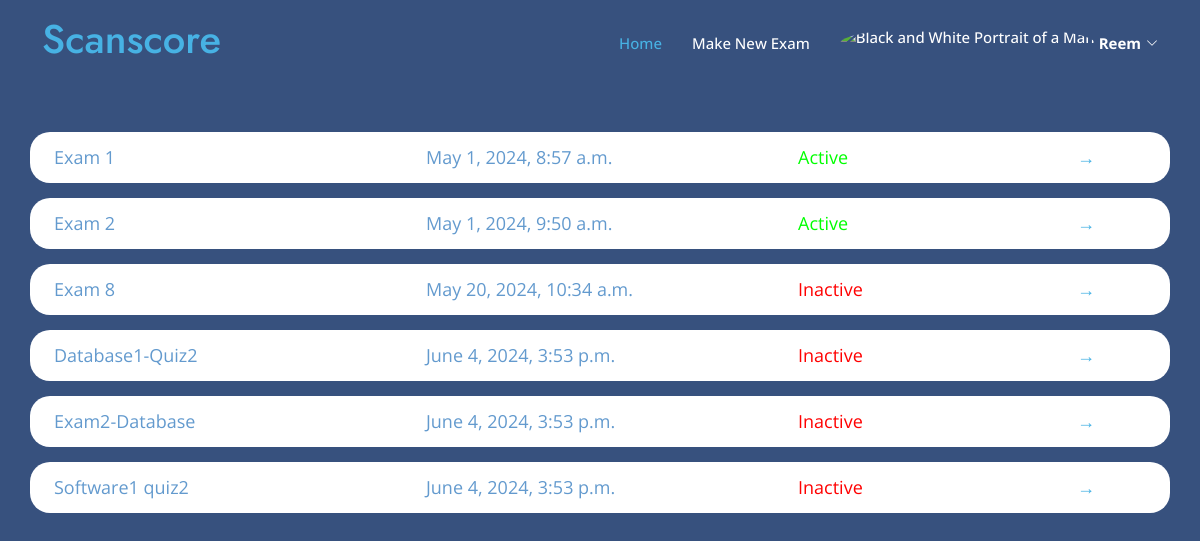
The app's page /teacher_dashboard/ (signed in) with its own data.
### myapp/models.py (models this page shows)
class User(AbstractUser):
    userType = models.CharField(max_length=10, choices=[('teacher', 'Teacher'), ('student', 'Student')])

class Exam(models.Model):
    name = models.CharField(max_length=100)
    teacher = models.ForeignKey(User, on_delete=models.CASCADE)
    question= models.TextField(max_length=10000)
    model_answer = models.TextField(max_length=10000)
    keywordsList = models.TextField(max_length=10000,null=True,blank=True)
    is_active = models.BooleanField(default=False)
    time_created = models.DateTimeField(auto_now_add=True)
    time_updated = models.DateTimeField(auto_now=True)
    ocr_graded = models.BooleanField(default=False)

### myapp/views.py (the view)
# urls.py: path('teacher_dashboard/', views.teacher_dashboard, name='teacher_dashboard'),
def teacher_dashboard(request):
    if not hasattr(request.user, 'teacher'): # Check if the user is a teacher
        return HttpResponseForbidden("You are not authorized to view this page.")
    exams = Exam.objects.filter(teacher=request.user)
    return render(request, 'myapp/teacher/teacher_dashboard.html', {'exams': exams})

### templates/myapp/teacher/teacher_dashboard.html (shortened to what this page needs)
{% load static %}
<!DOCTYPE html>
<html lang="en">
<head>
    <link href="{% static 'vendor/aos/aos.css' %}" rel="stylesheet">
    <link href="{% static 'vendor/bootstrap/css/bootstrap.min.css' %}" rel="stylesheet">
    <link href="{% static 'vendor/bootstrap-icons/bootstrap-icons.css' %}" rel="stylesheet">
    <link href="{% static 'vendor/boxicons/css/boxicons.min.css' %}" rel="stylesheet">
    <link href="{% static 'vendor/glightbox/css/glightbox.min.css' %}" rel="stylesheet">
    <link href="{% static 'vendor/remixicon/remixicon.css' %}" rel="stylesheet">
    <link href="{% static 'vendor/swiper/swiper-bundle.min.css' %}" rel="stylesheet">
    <link href="{% static 'css/style1.css' %}" rel="stylesheet">
</head>
<body>
    <header id="header" class="fixed-top">
        <div class="container d-flex align-items-center justify-content-between">
            <h1 class="me-auto"><a href="{% url 'teacher_dashboard' %}">Scanscore</a></h1>
            <nav id="navbar" class="navbar order-last order-lg-0">
                <ul>
                    <li><a class="nav-link scrollto active" href="{% url 'teacher_dashboard' %}">Home</a></li>
                    <li><a class="nav-link scrollto" href="{% url 'create_exam' %}">Make New Exam</a></li>
                    <li class="dropdown">
                        <a href="#">
                            <img src="https://mdbcdn.b-cdn.net/img/Photos/new-templates/bootstrap-profiles/avatar-2.webp"
                                class="rounded-circle" height="35" alt="Black and White Portrait of a Man"
                                loading="lazy" />
                            <strong class="d-none d-sm-block ms-1">{{ user.first_name }}</strong><i
                                class="bi bi-chevron-down"></i>
                        </a>
                    </li>
                </ul>
            </nav>
        </div>
    </header>
    <section id="hero" class="d-flex" style="height: 100vh; text-align: left;">
        <div class="container">
            {% block content %}
            <div class="exam-list">
                {% for exam in exams %}
                <div class="row exam-item"
                    style="font-size: large; border-radius: 20px; background-color: white; color: rgb(99, 154, 206); padding: 12px; margin-bottom: 15px;">
                    <div class="col-md-4 col-12">{{ exam.name }}</div>
                    <div class="col-md-4 col-12">{{ exam.time_created }}</div>
                    <div class="col-md-3 col-10">
                        {% if exam.is_active %}
                        <span class="active" style="color: rgb(0, 255, 0);">Active</span>
                        {% else %}
                        <span class="inactive" style="color: rgb(255, 0, 0);">Inactive</span>
                        {% endif %}
                    </div>
                    <a href="{% url 'view_exam_teacher' exam.id %}" class="col-md-1 col-2">→</a>
                </div>
                {% empty %}
                <div style="text-align: center;">
                    <h2 style="padding-left: 15px;">No exams created yet.</h2>
                </div>
                {% endfor %}
            </div>
            {% endblock %}
        </div>
    </section>
</body>
</html>

### Scanscore/static/css/style1.css (style rules this page uses)
body { font-family: "Open Sans", sans-serif; color: #444444; }
a { color: #47b2e4; text-decoration: none; }
h1, h2, h3, h4, h5, h6 { font-family: "Jost", sans-serif; }
#header { transition: all 0.5s; z-index: 997; padding: 15px 0; }
.navbar { padding: 0; }
.navbar ul { margin: 0; padding: 0; display: flex; list-style: none; align-items: center; }
.navbar li { position: relative; }
.navbar a, .navbar a:focus { display: flex; align-items: center; justify-content: space-between; padding: 10px 0 10px 30px; font-size: 15px; font-weight: 500; color: #fff; white-space: nowrap; transition: 0.3s; }
.navbar a i, .navbar a:focus i { font-size: 12px; line-height: 0; margin-left: 5px; }
.navbar a:hover, .navbar .active, .navbar .active:focus, .navbar li:hover>a { color: #47b2e4; }
#hero { width: 100%; height: 80vh; background: #37517e; }
#hero .container { padding-top: 72px; }
section { padding: 60px 0; overflow: hidden; }

### templates/myapp/teacher/teacher_dashboard.html (style rules this page uses)
#header { background-color: transparent; }
#header .container { display: flex; justify-content: center; align-items: center; height: 100%; }

### records on screen
User: first_name "Reem"
Exam: name "Exam 1", time_created "May 1, 2024, 8:57 a.m.", is_active "Active"
Exam: name "Exam 2", time_created "May 1, 2024, 9:50 a.m.", is_active "Active"
Exam: name "Exam 8", time_created "May 20, 2024, 10:34 a.m.", is_active "Inactive"
Exam: name "Database1-Quiz2", time_created "June 4, 2024, 3:53 p.m.", is_active "Inactive"
Exam: name "Exam2-Database", time_created "June 4, 2024, 3:53 p.m.", is_active "Inactive"
Exam: name "Software1 quiz2", time_created "June 4, 2024, 3:53 p.m.", is_active "Inactive"
